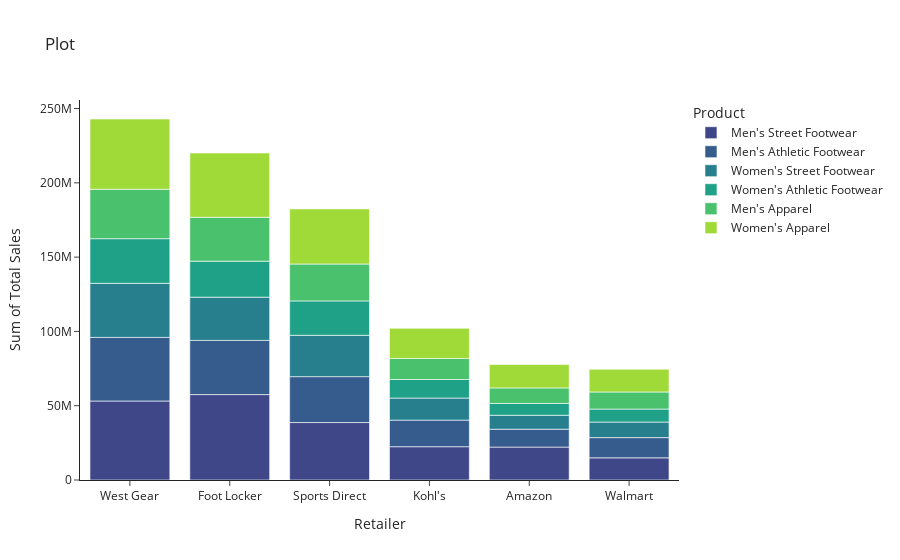

The notebook cell this image was saved under:
### Markdown cell above
In in-store and outlets appear as the preferred buying method of customers, representing almost three-quarters (72.4%) of total sales.

### Code cell
#product_order={'Product': ["Men's Street Footwear", "Women's Apparel", "Men's Athletic Footwear", "Women's Street Footwear", "Men's Apparel", "Women's Athletic Footwear"]}

fig = px.histogram(data, x="Retailer", y="Total_Sales", color='Product', title="Plot", color_discrete_sequence=colors)
fig.update_xaxes(title='Retailer')
fig.update_yaxes(title='Sum of Total Sales')
fig.update_layout(xaxis={'categoryorder':'total descending'})

# Show figure
# Added 'png' to save the figure in the notebook as static images to show in GitHub
fig.show()

### Figure 1 — Plotly figure (JSON) as saved in the notebook; plotly's stock layout.template omitted (floating-point values rounded to 4 significant figures; data arrays with more than 128 entries replaced by an {"elided": "..."} marker saying what was removed)
{"data": [{"alignmentgroup": "True", "bingroup": "x", "histfunc": "sum", "hovertemplate": "Product=Men's Street Footwear<br>Retailer=%{x}<br>sum of Total_Sales=%{y}<extra></extra>", "legendgroup": "Men's Street Footwear", "marker": {"color": "#3f4788", "pattern": {"shape": ""}}, "name": "Men's Street Footwear", "offsetgroup": "Men's Street Footwear", "orientation": "v", "showlegend": true, "type": "histogram", "x": {"elided": "1610 str values"}, "xaxis": "x", "y": {"elided": "1610 float values"}, "yaxis": "y"}, {"alignmentgroup": "True", "bingroup": "x", "histfunc": "sum", "hovertemplate": "Product=Men's Athletic Footwear<br>Retailer=%{x}<br>sum of Total_Sales=%{y}<extra></extra>", "legendgroup": "Men's Athletic Footwear", "marker": {"color": "#365c8d", "pattern": {"shape": ""}}, "name": "Men's Athletic Footwear", "offsetgroup": "Men's Athletic Footwear", "orientation": "v", "showlegend": true, "type": "histogram", "x": {"elided": "1610 str values"}, "xaxis": "x", "y": {"elided": "1610 float values"}, "yaxis": "y"}, {"alignmentgroup": "True", "bingroup": "x", "histfunc": "sum", "hovertemplate": "Product=Women's Street Footwear<br>Retailer=%{x}<br>sum of Total_Sales=%{y}<extra></extra>", "legendgroup": "Women's Street Footwear", "marker": {"color": "#277f8e", "pattern": {"shape": ""}}, "name": "Women's Street Footwear", "offsetgroup": "Women's Street Footwear", "orientation": "v", "showlegend": true, "type": "histogram", "x": {"elided": "1608 str values"}, "xaxis": "x", "y": {"elided": "1608 float values"}, "yaxis": "y"}, {"alignmentgroup": "True", "bingroup": "x", "histfunc": "sum", "hovertemplate": "Product=Women's Athletic Footwear<br>Retailer=%{x}<br>sum of Total_Sales=%{y}<extra></extra>", "legendgroup": "Women's Athletic Footwear", "marker": {"color": "#1fa187", "pattern": {"shape": ""}}, "name": "Women's Athletic Footwear", "offsetgroup": "Women's Athletic Footwear", "orientation": "v", "showlegend": true, "type": "histogram", "x": {"elided": "1606 str values"}, "xaxis": "x", "y": {"elided": "1606 float values"}, "yaxis": "y"}, {"alignmentgroup": "True", "bingroup": "x", "histfunc": "sum", "hovertemplate": "Product=Men's Apparel<br>Retailer=%{x}<br>sum of Total_Sales=%{y}<extra></extra>", "legendgroup": "Men's Apparel", "marker": {"color": "#4ac16d", "pattern": {"shape": ""}}, "name": "Men's Apparel", "offsetgroup": "Men's Apparel", "orientation": "v", "showlegend": true, "type": "histogram", "x": {"elided": "1606 str values"}, "xaxis": "x", "y": {"elided": "1606 float values"}, "yaxis": "y"}, {"alignmentgroup": "True", "bingroup": "x", "histfunc": "sum", "hovertemplate": "Product=Women's Apparel<br>Retailer=%{x}<br>sum of Total_Sales=%{y}<extra></extra>", "legendgroup": "Women's Apparel", "marker": {"color": "#a0da39", "pattern": {"shape": ""}}, "name": "Women's Apparel", "offsetgroup": "Women's Apparel", "orientation": "v", "showlegend": true, "type": "histogram", "x": {"elided": "1608 str values"}, "xaxis": "x", "y": {"elided": "1608 float values"}, "yaxis": "y"}], "layout": {"barmode": "relative", "legend": {"title": {"text": "Product"}, "tracegroupgap": 0}, "title": {"text": "Plot"}, "xaxis": {"anchor": "y", "categoryorder": "total descending", "domain": [0, 1], "title": {"text": "Retailer"}}, "yaxis": {"anchor": "x", "domain": [0, 1], "title": {"text": "Sum of Total Sales"}}}}
